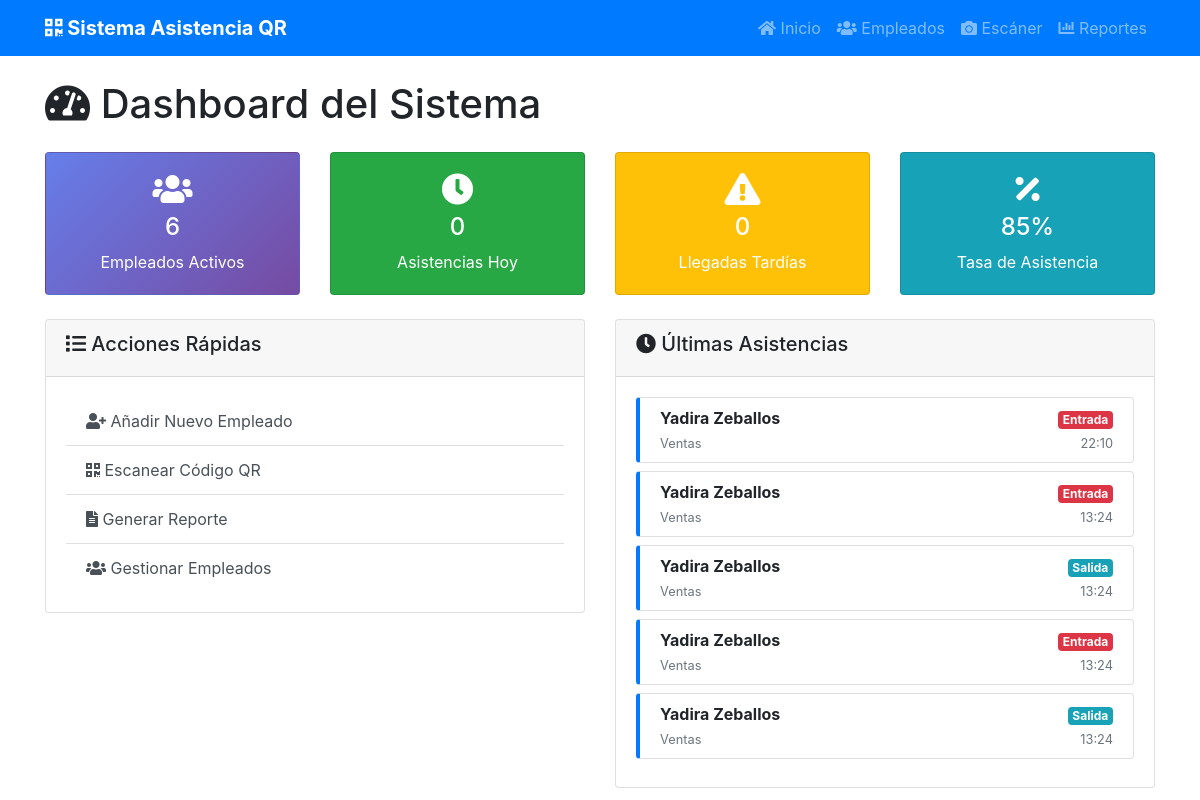
The page / on the database its author committed.
### models.py (models this page shows, shortened)
class Attendance(db.Model):
    id = db.Column(db.Integer, primary_key=True)
    employee_id = db.Column(db.String(20), db.ForeignKey('employee.employee_id'), nullable=False)
    timestamp = db.Column(db.DateTime, default=datetime.utcnow)
    attendance_type = db.Column(db.String(10), nullable=False)  # 'entrada' o 'salida'
    date = db.Column(db.Date, default=datetime.utcnow().date())
    notes = db.Column(db.Text, nullable=True)
    is_late = db.Column(db.Boolean, default=False)  # True si la entrada fue tarde

class Employee(db.Model):
    id = db.Column(db.Integer, primary_key=True)
    employee_id = db.Column(db.String(20), unique=True, nullable=False)
    name = db.Column(db.String(100), nullable=False)
    last_name = db.Column(db.String(100), nullable=False)
    department = db.Column(db.String(50), nullable=False)
    position = db.Column(db.String(50), nullable=False)
    email = db.Column(db.String(120), unique=True, nullable=False)
    phone = db.Column(db.String(20), nullable=False)
    qr_code = db.Column(db.String(255), nullable=True)  # Ruta del archivo QR
    is_active = db.Column(db.Boolean, default=True)
    created_at = db.Column(db.DateTime, default=datetime.utcnow)
    latitude = db.Column(db.Float, nullable=True)
    longitude = db.Column(db.Float, nullable=True)
    attendances = db.relationship('Attendance', backref='employee', lazy=True)
    @property
    def full_name(self):
        return f"{self.name} {self.last_name}"

### app.py (the view)
@app.route('/')
def index():
    total_employees = Employee.query.filter_by(is_active=True).count()
    today = date.today()
    today_attendance = Attendance.query.filter_by(date=today).count()
    recent_attendances = Attendance.query.order_by(Attendance.timestamp.desc()).limit(5).all()
    late_arrivals = Attendance.query.filter_by(date=today, attendance_type='entrada', is_late=True).count()
    attendance_rate = 85  # Implementar cálculo real
    return render_template('index.html',
                         total_employees=total_employees,
                         today_attendance=today_attendance,
                         recent_attendances=recent_attendances,
                         late_arrivals=late_arrivals,
                         attendance_rate=attendance_rate)

### templates/index.html (shortened to what this page needs)
{% extends "base.html" %}
{% block content %}
<div class="row">
    <div class="col-md-12">
        <h1 class="mb-4">
            <i class="fas fa-tachometer-alt"></i> Dashboard del Sistema
        </h1>
    </div>
</div>
<div class="row mb-4">
    <div class="col-md-3">
        <div class="card stats-card">
            <div class="card-body text-center">
                <i class="fas fa-users fa-2x mb-2"></i>
                <h4>{{ total_employees }}</h4>
                <p class="mb-0">Empleados Activos</p>
            </div>
        </div>
    </div>
    <div class="col-md-3">
        <div class="card bg-success text-white">
            <div class="card-body text-center">
                <i class="fas fa-clock fa-2x mb-2"></i>
                <h4>{{ today_attendance }}</h4>
                <p class="mb-0">Asistencias Hoy</p>
            </div>
        </div>
    </div>
    <div class="col-md-3">
        <div class="card bg-warning text-white">
            <div class="card-body text-center">
                <i class="fas fa-exclamation-triangle fa-2x mb-2"></i>
                <h4>{{ late_arrivals }}</h4>
                <p class="mb-0">Llegadas Tardías</p>
            </div>
        </div>
    </div>
    <div class="col-md-3">
        <div class="card bg-info text-white">
            <div class="card-body text-center">
                <i class="fas fa-percentage fa-2x mb-2"></i>
                <h4>{{ attendance_rate }}%</h4>
                <p class="mb-0">Tasa de Asistencia</p>
            </div>
        </div>
    </div>
</div>
<div class="row">
    <div class="col-md-6">
        <div class="card">
            <div class="card-header">
                <h5><i class="fas fa-list"></i> Acciones Rápidas</h5>
            </div>
            <div class="card-body">
                <div class="list-group list-group-flush">
                    <a href="{{ url_for('add_employee') }}" class="list-group-item list-group-item-action">
                        <i class="fas fa-user-plus"></i> Añadir Nuevo Empleado
                    </a>
                    <a href="{{ url_for('scanner') }}" class="list-group-item list-group-item-action">
                        <i class="fas fa-qrcode"></i> Escanear Código QR
                    </a>
                    <a href="{{ url_for('reports') }}" class="list-group-item list-group-item-action">
                        <i class="fas fa-file-alt"></i> Generar Reporte
                    </a>
                    <a href="{{ url_for('employees') }}" class="list-group-item list-group-item-action">
                        <i class="fas fa-users"></i> Gestionar Empleados
                    </a>
                </div>
            </div>
        </div>
    </div>
    <div class="col-md-6">
        <div class="card">
            <div class="card-header">
                <h5><i class="fas fa-clock"></i> Últimas Asistencias</h5>
            </div>
            <div class="card-body">
                {% if recent_attendances %}
                    {% for attendance in recent_attendances %}
                    <div class="card attendance-card mb-2">
                        <div class="card-body py-2">
                            <div class="d-flex justify-content-between align-items-center">
                                <div>
                                    <strong>{{ attendance.employee.full_name }}</strong>
                                    <br>
                                    <small class="text-muted">{{ attendance.employee.department }}</small>
                                </div>
                                <div class="text-right">
                                    {% if attendance.attendance_type == 'entrada' %}
                                        <span class="badge {% if attendance.is_late %}badge-danger{% else %}badge-success{% endif %}">
                                            {{ attendance.attendance_type.title() }}
                                        </span>
                                    {% else %}
                                        <span class="badge badge-info">
                                            {{ attendance.attendance_type.title() }}
                                        </span>
                                    {% endif %}
                                    <br>
                                    <small class="text-muted">{{ attendance.timestamp.strftime('%H:%M') }}</small>
                                </div>
                            </div>
                        </div>
                    </div>
                    {% endfor %}
                {% else %}
                    <p class="text-muted">No hay registros de asistencia recientes.</p>
                {% endif %}
            </div>
        </div>
    </div>
</div>
{% endblock %}

### templates/base.html (style rules this page uses)
.attendance-card { border-left: 4px solid #007bff; }
.stats-card { background: linear-gradient(135deg, #667eea 0%, #764ba2 100%); color: white; }

### rows shown on the page
Attendance: employee.full_name "Yadira Zeballos", employee.department "Ventas", attendance_type "Entrada", timestamp "22:10"
Attendance: employee.full_name "Yadira Zeballos", employee.department "Ventas", attendance_type "Entrada", timestamp "13:24"
Attendance: employee.full_name "Yadira Zeballos", employee.department "Ventas", attendance_type "Salida", timestamp "13:24"
Attendance: employee.full_name "Yadira Zeballos", employee.department "Ventas", attendance_type "Entrada", timestamp "13:24"
Attendance: employee.full_name "Yadira Zeballos", employee.department "Ventas", attendance_type "Salida", timestamp "13:24"

### other values the page prints
{{ total_employees }} "6"
{{ today_attendance }} "0"
{{ late_arrivals }} "0"
{{ attendance_rate }} "85"
